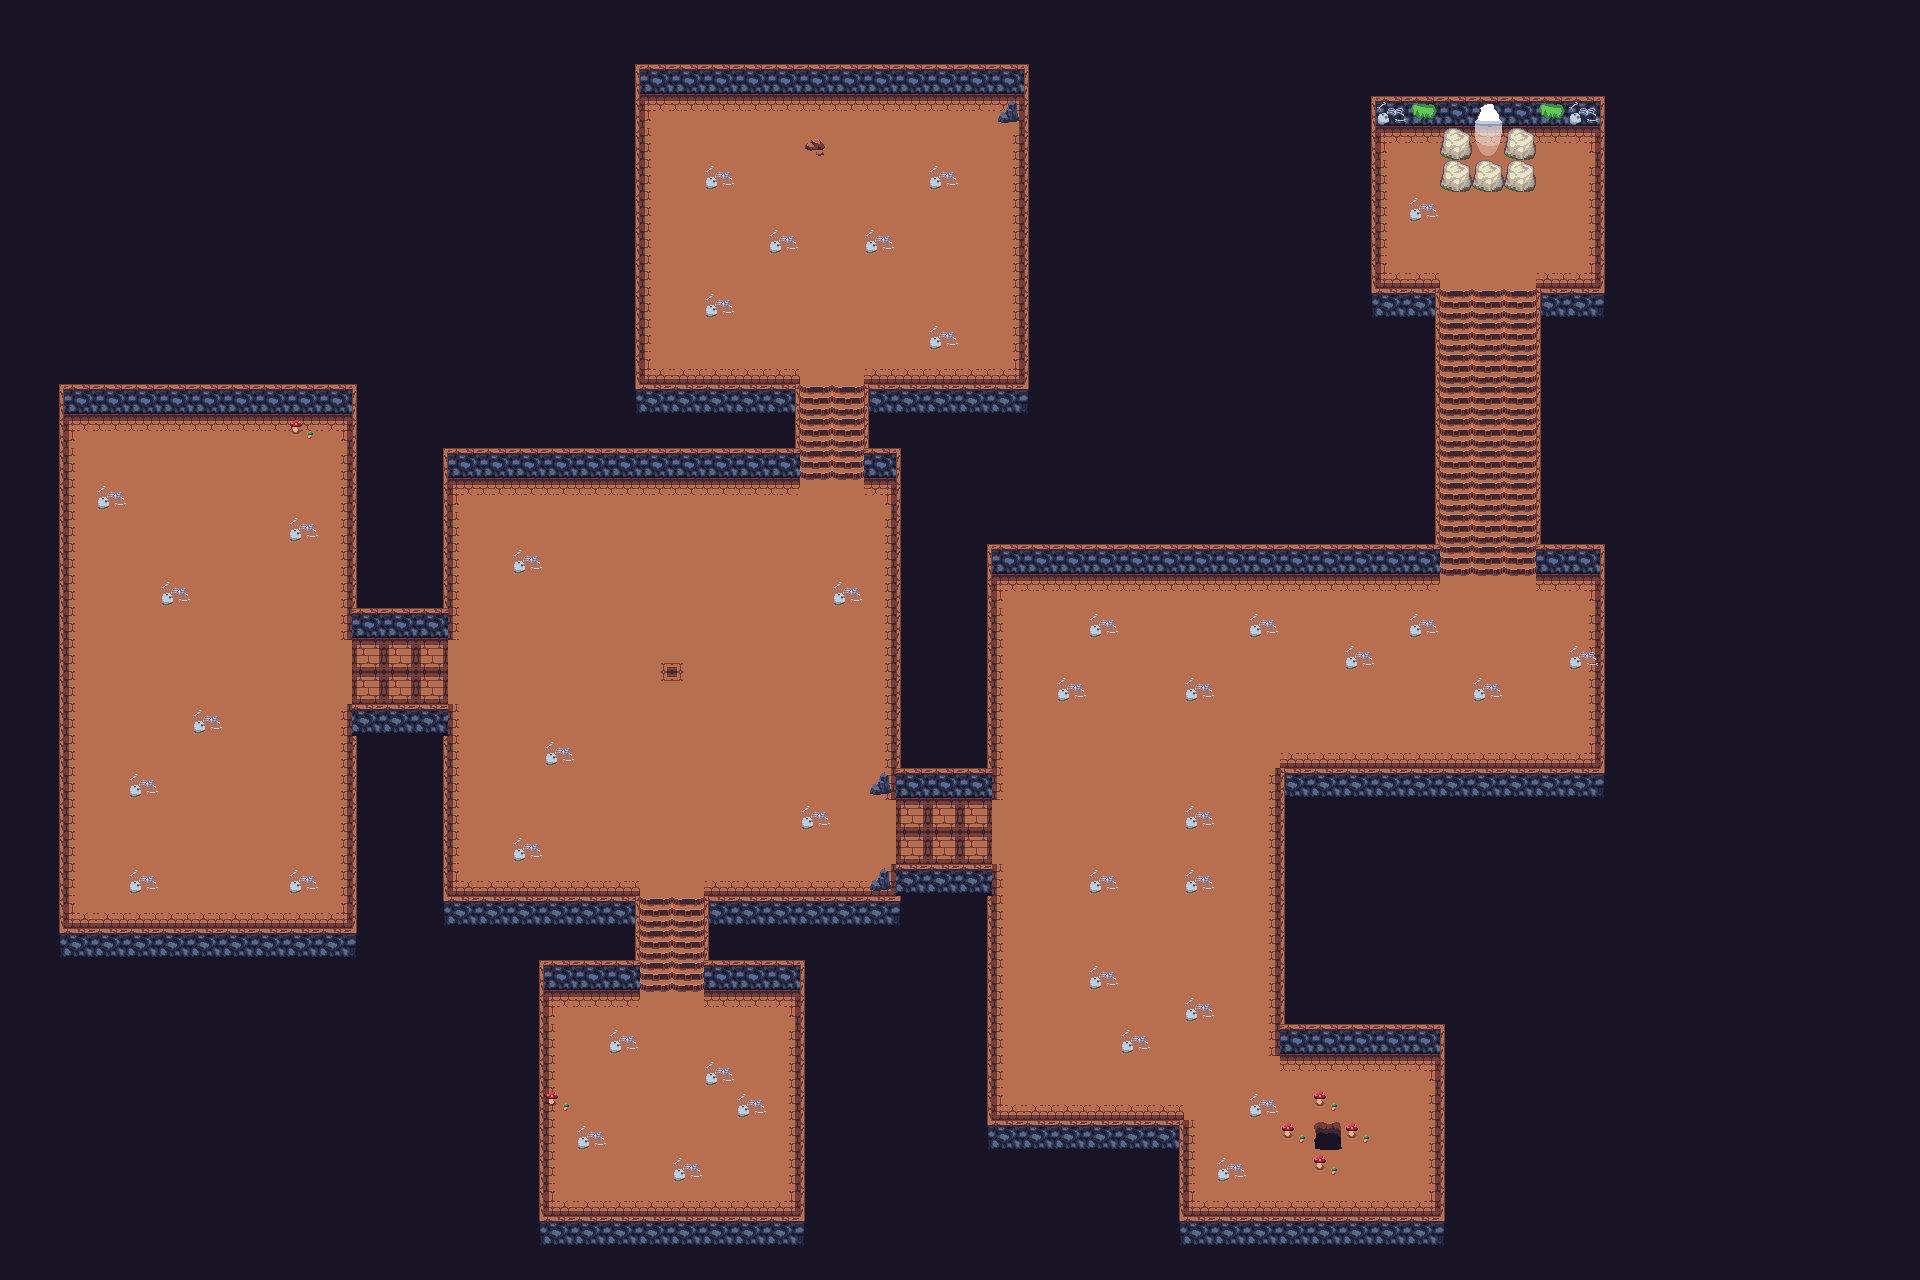

A 2D game scene composited from a Tiled map and its tileset images. What follows is a short description and the map's XML, with each tile layer's data collapsed to a summary:
An orthogonal 60x40 tile map with 32x32 px tiles, 5 tile layers (below, world, above, exit, ...), 2 tilesets and 1 object (Spawn Point).

<map version="1.2" tiledversion="1.3.3" orientation="orthogonal" renderorder="right-down" width="60" height="40" tilewidth="32" tileheight="32" infinite="0" nextlayerid="7" nextobjectid="2">
 <editorsettings>
  <export target="level3.json" format="json" />
 </editorsettings>
 <tileset firstgid="1" name="dungeon_tile" tilewidth="32" tileheight="32" tilecount="64" columns="8">
  <image source="../images/dungeon_tile.png" width="256" height="256" />
  <tile id="0">
   <properties>
    <property name="collides" type="bool" value="true" />
   </properties>
  </tile>
  <tile id="1">
   <properties>
    <property name="collides" type="bool" value="true" />
   </properties>
  </tile>
  <tile id="2">
   <properties>
    <property name="collides" type="bool" value="true" />
   </properties>
  </tile>
  <tile id="3">
   <properties>
    <property name="collides" type="bool" value="true" />
   </properties>
  </tile>
  <tile id="4">
   <properties>
    <property name="collides" type="bool" value="true" />
   </properties>
  </tile>
  <tile id="5">
   <properties>
    <property name="collides" type="bool" value="true" />
   </properties>
  </tile>
  <tile id="8">
   <properties>
    <property name="collides" type="bool" value="true" />
   </properties>
  </tile>
  <tile id="9">
   <properties>
    <property name="collides" type="bool" value="true" />
   </properties>
  </tile>
  <tile id="10">
   <properties>
    <property name="collides" type="bool" value="true" />
   </properties>
  </tile>
  <tile id="11">
   <properties>
    <property name="collides" type="bool" value="true" />
   </properties>
  </tile>
  <tile id="12">
   <properties>
    <property name="collides" type="bool" value="true" />
   </properties>
  </tile>
  <tile id="13">
   <properties>
    <property name="collides" type="bool" value="true" />
   </properties>
  </tile>
  <tile id="16">
   <properties>
    <property name="collides" type="bool" value="true" />
   </properties>
  </tile>
  <tile id="17">
   <properties>
    <property name="collides" type="bool" value="true" />
   </properties>
  </tile>
  <tile id="18">
   <properties>
    <property name="collides" type="bool" value="true" />
   </properties>
  </tile>
  <tile id="19">
   <properties>
    <property name="collides" type="bool" value="true" />
   </properties>
  </tile>
  <tile id="20">
   <properties>
    <property name="collides" type="bool" value="true" />
   </properties>
  </tile>
  <tile id="21">
   <properties>
    <property name="collides" type="bool" value="true" />
   </properties>
  </tile>
  <tile id="43">
   <properties>
    <property name="collides" type="bool" value="true" />
   </properties>
  </tile>
 </tileset>
 <tileset firstgid="65" name="tiles" tilewidth="32" tileheight="32" tilecount="256" columns="16">
  <image source="../images/tiles.png" width="512" height="512" />
  <tile id="27">
   <properties>
    <property name="collides" type="bool" value="true" />
   </properties>
  </tile>
  <tile id="60">
   <properties>
    <property name="collides" type="bool" value="true" />
   </properties>
  </tile>
 </tileset>
 <layer id="1" name="below" width="60" height="40">
  <data>[2400 cells, 2400 non-empty, 16 distinct tile ids]</data>
 </layer>
 <layer id="2" name="world" width="60" height="40">
  <data>[2400 cells, 346 non-empty, 13 distinct tile ids]</data>
 </layer>
 <layer id="3" name="above" width="60" height="40">
  <data>[2400 cells, 30 non-empty, 4 distinct tile ids]</data>
 </layer>
 <layer id="6" name="exit" width="60" height="40">
  <data>[2400 cells, 2 non-empty, 2 distinct tile ids]</data>
 </layer>
 <layer id="5" name="obstacle" width="60" height="40">
  <data>[2400 cells, 5 non-empty, 1 distinct tile ids]</data>
 </layer>
 <objectgroup id="4" name="Spawn">
  <object id="1" name="Spawn Point" x="672" y="671.818">
   <point />
  </object>
 </objectgroup>
</map>
